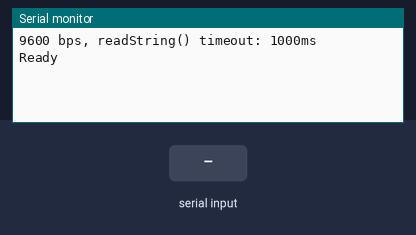
This sketch was run on a simulated Arduino Uno, built with avr-gcc and run on an emulated ATmega328P. Parts: the last lines printed to the serial monitor. The inputs (shaded band) are chosen by the test bench.

Above: at 1.2 s.
1.3 s: "1" received over Serial
At 4.0 s:
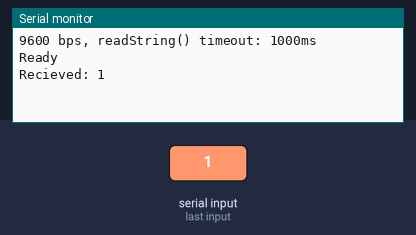
4.3 s: "0" received over Serial
5.8 s: "2" received over Serial
At 8.1 s:
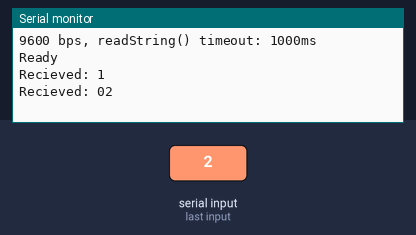

Measured:
- after the input at 1.3 s, the serial monitor: prints a new line after 1.7 s (image 1)
- after the input at 5.8 s, the serial monitor: prints a new line after 1.0 s (image 2)

The sketch:

SerialCom.ino
```cpp
// (licence header left out)
void setup()
{
  // put your setup code here, to run once:
  Serial.begin(9600);
  Serial.println("9600 bps, readString() timeout: 1000ms");
  Serial.println("Ready");
}

void loop()
{
  // put your main code here, to run repeatedly:
  String message;
  static int loop_num = 0;

  if (Serial.available() > 0)
  {
    message = Serial.readString();

    Serial.print("Recieved: ");
    Serial.println(message);
  }

  if (loop_num > 9) {
    Serial.println("pending");
    loop_num = 0;
  }
  loop_num++;
  delay(1000);
}
```
